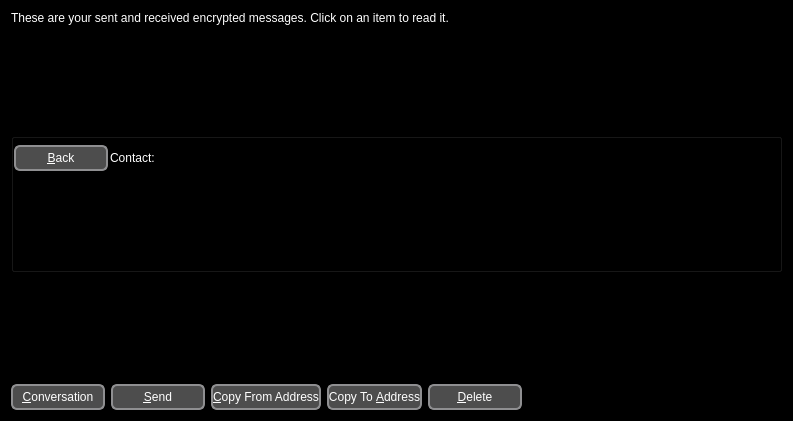
<?xml version="1.0" encoding="UTF-8"?>
<ui version="4.0">
 <class>MessagePage</class>
 <widget class="QWidget" name="MessagePage">
  <property name="geometry">
   <rect>
    <x>0</x>
    <y>0</y>
    <width>793</width>
    <height>421</height>
   </rect>
  </property>
  <property name="palette">
   <palette>
    <active>
     <colorrole role="WindowText">
      <brush brushstyle="SolidPattern">
       <color alpha="255">
        <red>255</red>
        <green>255</green>
        <blue>255</blue>
       </color>
      </brush>
     </colorrole>
     <colorrole role="Base">
      <brush brushstyle="SolidPattern">
       <color alpha="255">
        <red>0</red>
        <green>0</green>
        <blue>0</blue>
       </color>
      </brush>
     </colorrole>
     <colorrole role="Window">
      <brush brushstyle="SolidPattern">
       <color alpha="255">
        <red>0</red>
        <green>0</green>
        <blue>0</blue>
       </color>
      </brush>
     </colorrole>
    </active>
    <inactive>
     <colorrole role="WindowText">
      <brush brushstyle="SolidPattern">
       <color alpha="255">
        <red>255</red>
        <green>255</green>
        <blue>255</blue>
       </color>
      </brush>
     </colorrole>
     <colorrole role="Base">
      <brush brushstyle="SolidPattern">
       <color alpha="255">
        <red>0</red>
        <green>0</green>
        <blue>0</blue>
       </color>
      </brush>
     </colorrole>
     <colorrole role="Window">
      <brush brushstyle="SolidPattern">
       <color alpha="255">
        <red>0</red>
        <green>0</green>
        <blue>0</blue>
       </color>
      </brush>
     </colorrole>
    </inactive>
    <disabled>
     <colorrole role="WindowText">
      <brush brushstyle="SolidPattern">
       <color alpha="255">
        <red>159</red>
        <green>158</green>
        <blue>158</blue>
       </color>
      </brush>
     </colorrole>
     <colorrole role="Base">
      <brush brushstyle="SolidPattern">
       <color alpha="255">
        <red>0</red>
        <green>0</green>
        <blue>0</blue>
       </color>
      </brush>
     </colorrole>
     <colorrole role="Window">
      <brush brushstyle="SolidPattern">
       <color alpha="255">
        <red>0</red>
        <green>0</green>
        <blue>0</blue>
       </color>
      </brush>
     </colorrole>
    </disabled>
   </palette>
  </property>
  <property name="windowTitle">
   <string>Address Book</string>
  </property>
  <layout class="QVBoxLayout" name="verticalLayout_2">
   <item>
    <widget class="QLabel" name="labelExplanation">
     <property name="text">
      <string>These are your sent and received encrypted messages. Click on an item to read it.</string>
     </property>
     <property name="textFormat">
      <enum>Qt::PlainText</enum>
     </property>
     <property name="wordWrap">
      <bool>true</bool>
     </property>
    </widget>
   </item>
   <item>
    <widget class="QTableView" name="tableView">
     <property name="contextMenuPolicy">
      <enum>Qt::CustomContextMenu</enum>
     </property>
     <property name="toolTip">
      <string>Click on a message to view it</string>
     </property>
     <property name="styleSheet">
      <string notr="true">QFrame {
	background-color: #000000;
	color: #FFFFFF;
}</string>
     </property>
     <property name="tabKeyNavigation">
      <bool>false</bool>
     </property>
     <property name="alternatingRowColors">
      <bool>true</bool>
     </property>
     <property name="selectionMode">
      <enum>QAbstractItemView::SingleSelection</enum>
     </property>
     <property name="selectionBehavior">
      <enum>QAbstractItemView::SelectRows</enum>
     </property>
     <property name="sortingEnabled">
      <bool>true</bool>
     </property>
     <attribute name="verticalHeaderVisible">
      <bool>false</bool>
     </attribute>
    </widget>
   </item>
   <item>
    <layout class="QVBoxLayout" name="verticalLayout">
     <item>
      <widget class="QGroupBox" name="messageDetails">
       <property name="title">
        <string/>
       </property>
       <layout class="QVBoxLayout" name="verticalLayout_4">
        <property name="spacing">
         <number>2</number>
        </property>
        <property name="leftMargin">
         <number>0</number>
        </property>
        <property name="topMargin">
         <number>6</number>
        </property>
        <property name="rightMargin">
         <number>0</number>
        </property>
        <property name="bottomMargin">
         <number>0</number>
        </property>
        <item>
         <layout class="QHBoxLayout" name="horizontalLayout_3">
          <item>
           <widget class="QPushButton" name="backButton">
            <property name="styleSheet">
             <string notr="true">QPushButton {
     border: 2px solid #8f8f91;
     border-radius: 6px;
     background-color: qlineargradient(spread:pad, x1:0, y1:0, x2:1, y2:0, stop:0.0511364 rgba(77, 77, 77, 255));
     min-width:90px;
     min-height: 22px;
     color: #fff;
 }

 QPushButton:pressed {
     background-color: qlineargradient(x1: 0, y1: 0, x2: 0, y2: 1,
                                       stop: 0 #dadbde, stop: 1 #f6f7fa);
 }

 QPushButton:flat {
     border: none; /* no border for a flat push button */
 }
QDialogButtonBox {
	background-color: #000;
}</string>
            </property>
            <property name="text">
             <string>&amp;Back</string>
            </property>
            <property name="icon">
             <iconset resource="../bitcoin.qrc">
              <normaloff>:/icons/quit</normaloff>:/icons/quit</iconset>
            </property>
           </widget>
          </item>
          <item>
           <widget class="QLabel" name="labelContact">
            <property name="text">
             <string>Contact:</string>
            </property>
           </widget>
          </item>
          <item>
           <widget class="QLabel" name="contactLabel">
            <property name="text">
             <string/>
            </property>
           </widget>
          </item>
          <item>
           <spacer name="horizontalSpacer_3">
            <property name="orientation">
             <enum>Qt::Horizontal</enum>
            </property>
            <property name="sizeHint" stdset="0">
             <size>
              <width>40</width>
              <height>20</height>
             </size>
            </property>
           </spacer>
          </item>
         </layout>
        </item>
        <item>
         <widget class="QListView" name="listConversation">
          <property name="autoFillBackground">
           <bool>false</bool>
          </property>
          <property name="styleSheet">
           <string notr="true">QFrame {
	background-color: #000000;
	color: #FFFFFF;
}</string>
          </property>
         </widget>
        </item>
        <item>
         <layout class="QVBoxLayout" name="verticalLayout_3"/>
        </item>
       </layout>
      </widget>
     </item>
     <item>
      <widget class="MRichTextEdit" name="messageEdit" native="true">
       <property name="minimumSize">
        <size>
         <width>0</width>
         <height>100</height>
        </size>
       </property>
      </widget>
     </item>
     <item>
      <layout class="QHBoxLayout" name="horizontalLayout">
       <item>
        <widget class="QPushButton" name="newButton">
         <property name="styleSheet">
          <string notr="true">QPushButton {
     border: 2px solid #8f8f91;
     border-radius: 6px;
     background-color: qlineargradient(spread:pad, x1:0, y1:0, x2:1, y2:0, stop:0.0511364 rgba(77, 77, 77, 255));
     min-width:90px;
     min-height: 22px;
     color: #fff;
 }

 QPushButton:pressed {
     background-color: qlineargradient(x1: 0, y1: 0, x2: 0, y2: 1,
                                       stop: 0 #dadbde, stop: 1 #f6f7fa);
 }

 QPushButton:flat {
     border: none; /* no border for a flat push button */
 }
QDialogButtonBox {
	background-color: #000;
}</string>
         </property>
         <property name="text">
          <string>&amp;Conversation</string>
         </property>
         <property name="icon">
          <iconset resource="../bitcoin.qrc">
           <normaloff>:/icons/add</normaloff>:/icons/add</iconset>
         </property>
        </widget>
       </item>
       <item>
        <widget class="QPushButton" name="sendButton">
         <property name="toolTip">
          <string>Sign a message to prove you own a Camorracoin address</string>
         </property>
         <property name="styleSheet">
          <string notr="true">QPushButton {
     border: 2px solid #8f8f91;
     border-radius: 6px;
     background-color: qlineargradient(spread:pad, x1:0, y1:0, x2:1, y2:0, stop:0.0511364 rgba(77, 77, 77, 255));
     min-width:90px;
     min-height: 22px;
     color: #fff;
 }

 QPushButton:pressed {
     background-color: qlineargradient(x1: 0, y1: 0, x2: 0, y2: 1,
                                       stop: 0 #dadbde, stop: 1 #f6f7fa);
 }

 QPushButton:flat {
     border: none; /* no border for a flat push button */
 }
QDialogButtonBox {
	background-color: #000;
}</string>
         </property>
         <property name="text">
          <string>&amp;Send</string>
         </property>
         <property name="icon">
          <iconset resource="../bitcoin.qrc">
           <normaloff>:/icons/send</normaloff>:/icons/send</iconset>
         </property>
        </widget>
       </item>
       <item>
        <widget class="QPushButton" name="copyFromAddressButton">
         <property name="toolTip">
          <string>Copy the currently selected address to the system clipboard</string>
         </property>
         <property name="styleSheet">
          <string notr="true">QPushButton {
     border: 2px solid #8f8f91;
     border-radius: 6px;
     background-color: qlineargradient(spread:pad, x1:0, y1:0, x2:1, y2:0, stop:0.0511364 rgba(77, 77, 77, 255));
     min-width:90px;
     min-height: 22px;
     color: #fff;
 }

 QPushButton:pressed {
     background-color: qlineargradient(x1: 0, y1: 0, x2: 0, y2: 1,
                                       stop: 0 #dadbde, stop: 1 #f6f7fa);
 }

 QPushButton:flat {
     border: none; /* no border for a flat push button */
 }
QDialogButtonBox {
	background-color: #000;
}</string>
         </property>
         <property name="text">
          <string>&amp;Copy From Address</string>
         </property>
         <property name="icon">
          <iconset resource="../bitcoin.qrc">
           <normaloff>:/icons/editcopy</normaloff>:/icons/editcopy</iconset>
         </property>
        </widget>
       </item>
       <item>
        <widget class="QPushButton" name="copyToAddressButton">
         <property name="toolTip">
          <string>Copy the currently selected address to the system clipboard</string>
         </property>
         <property name="styleSheet">
          <string notr="true">QPushButton {
     border: 2px solid #8f8f91;
     border-radius: 6px;
     background-color: qlineargradient(spread:pad, x1:0, y1:0, x2:1, y2:0, stop:0.0511364 rgba(77, 77, 77, 255));
     min-width:90px;
     min-height: 22px;
     color: #fff;
 }

 QPushButton:pressed {
     background-color: qlineargradient(x1: 0, y1: 0, x2: 0, y2: 1,
                                       stop: 0 #dadbde, stop: 1 #f6f7fa);
 }

 QPushButton:flat {
     border: none; /* no border for a flat push button */
 }
QDialogButtonBox {
	background-color: #000;
}</string>
         </property>
         <property name="text">
          <string>Copy To &amp;Address</string>
         </property>
         <property name="icon">
          <iconset resource="../bitcoin.qrc">
           <normaloff>:/icons/editcopy</normaloff>:/icons/editcopy</iconset>
         </property>
        </widget>
       </item>
       <item>
        <widget class="QPushButton" name="deleteButton">
         <property name="toolTip">
          <string>Delete the currently selected address from the list</string>
         </property>
         <property name="styleSheet">
          <string notr="true">QPushButton {
     border: 2px solid #8f8f91;
     border-radius: 6px;
     background-color: qlineargradient(spread:pad, x1:0, y1:0, x2:1, y2:0, stop:0.0511364 rgba(77, 77, 77, 255));
     min-width:90px;
     min-height: 22px;
     color: #fff;
 }

 QPushButton:pressed {
     background-color: qlineargradient(x1: 0, y1: 0, x2: 0, y2: 1,
                                       stop: 0 #dadbde, stop: 1 #f6f7fa);
 }

 QPushButton:flat {
     border: none; /* no border for a flat push button */
 }
QDialogButtonBox {
	background-color: #000;
}</string>
         </property>
         <property name="text">
          <string>&amp;Delete</string>
         </property>
         <property name="icon">
          <iconset resource="../bitcoin.qrc">
           <normaloff>:/icons/remove</normaloff>:/icons/remove</iconset>
         </property>
        </widget>
       </item>
       <item>
        <spacer name="horizontalSpacer">
         <property name="orientation">
          <enum>Qt::Horizontal</enum>
         </property>
         <property name="sizeHint" stdset="0">
          <size>
           <width>40</width>
           <height>20</height>
          </size>
         </property>
        </spacer>
       </item>
      </layout>
     </item>
    </layout>
   </item>
  </layout>
 </widget>
 <customwidgets>
  <customwidget>
   <class>MRichTextEdit</class>
   <extends>QWidget</extends>
   <header>mrichtextedit.h</header>
   <container>1</container>
  </customwidget>
 </customwidgets>
 <resources>
  <include location="../bitcoin.qrc"/>
 </resources>
 <connections/>
</ui>
